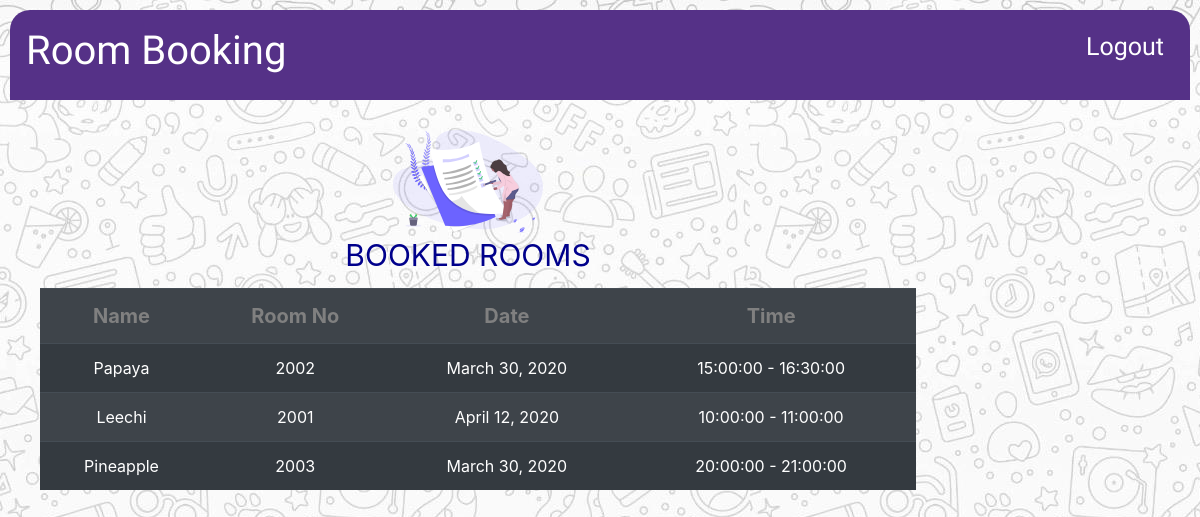
The page /viewBookings (signed in) on the database its author committed.
### RoomBooking/models.py (models this page shows, shortened)
class Guest(models.Model):
    user=models.ForeignKey(User,on_delete=models.CASCADE,default=None)
    Name=models.CharField(max_length=50,null=True)
    roomNo=models.IntegerField(default=None)
    Date=models.DateField(default=datetime.date.today,blank=True)
    Time=models.ForeignKey(Available,on_delete=models.CASCADE,default=None)

class Available(models.Model):
    roomNo=models.IntegerField(default=None)
    startTime=models.TimeField(default=datetime.time(0,0,0))
    endTime=models.TimeField(default=datetime.time(0,0,0))
    def __str__(self):
        return "%s - %s"%(str(self.startTime),str(self.endTime))

### RoomBooking/views.py (the view)
# urls.py: path('viewBookings', views.viewBookings, name='viewBookings'),
def viewBookings(request):
    instance=False
    currentUser=request.user
    instance=Guest.objects.filter(user=currentUser)
    return render(request,'../templates/viewBookings.html',{'instance':instance})

### RoomBooking/templates/viewBookings.html (shortened to what this page needs)
{%extends 'base.html'%}
{%load static%}
{%block content%}
<link rel="stylesheet" href="https://stackpath.bootstrapcdn.com/bootstrap/4.4.1/css/bootstrap.min.css">
<link rel="stylesheet" type="text/css" href="../static/css/bookingForm.css">
<div class='container'>
    <div class="list-container">
        <div class="img">
            <img class='img' src="{% static 'images/list1.svg'%}">
        </div>
        <span>BOOKED ROOMS</span>
        <div class='list'>
            <table class="table table-striped table-dark table-hover">
                {%if instance%}
                    <tr>
                        <th>Name</th>
                        <th>Room No</th>
                        <th>Date</th>
                        <th>Time</th>
                    </tr>
                    {%for i in instance%}
                    <tr>
                        <td>{{i.Name}}</td>
                        <td>{{i.roomNo}}</td>
                        <td>{{i.Date}}</td>
                        <td>{{i.Time}}</td>
                    </tr>
                    {%endfor%}
                {%else%}
                <div class="form-container">
                    <h5>You have not made any bookings yet!</h5>
                </div>
                {%endif%}
            </table>
        </div>
    </div>
</div>
{%endblock%}

### RoomBooking/static/css/index.css (style rules this page uses)
* { margin: 0px; padding: 0px; }
.list-container { padding-right: 20px; }

### RoomBooking/static/css/bookingForm.css (style rules this page uses)
* { padding: 0px; margin: 0px; box-sizing: border-box; }
.container { display: grid; grid-template-columns: 80% auto; grid-gap: 30px; padding: 10px; text-align: center; margin: 10px; }
.container span, .container3 span { color: darkblue; font-size: 30px; }
.list-container { margin: 10px; padding: 0px; }
.table { margin: 10px; }
img { width: 150px; }
.table th { font-size: 20px; color: grey; }

### rows shown on the page
Guest: Name "Papaya", roomNo "2002", Date "March 30, 2020", Time "15:00:00 - 16:30:00"
Guest: Name "Leechi", roomNo "2001", Date "April 12, 2020", Time "10:00:00 - 11:00:00"
Guest: Name "Pineapple", roomNo "2003", Date "March 30, 2020", Time "20:00:00 - 21:00:00"
